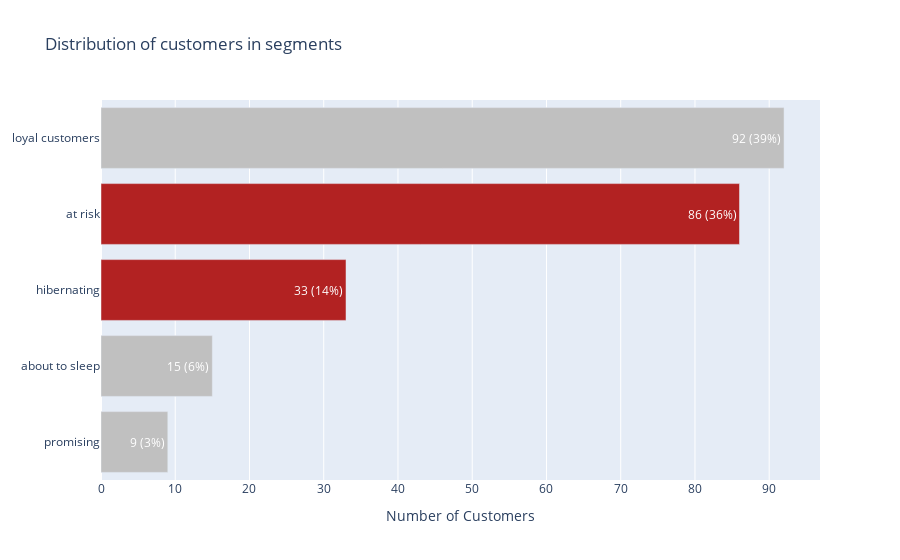

The code cell stored with this chart in its notebook:
### Markdown cell above
The distribution of customer in the DF is interesting, about half are almost lost customer, another big checku are loyal

### Code cell
# Count the number of customers in each segment
segments_counts = df_RFM['DEF'].value_counts().sort_values(ascending=True)

# Create the horizontal bar chart using Plotly
fig = go.Figure()

fig.add_trace(go.Bar(
    y=segments_counts.index,
    x=segments_counts.values,
    orientation='h',
    marker=dict(
        color=['silver' if segment not in ['hibernating', 'at risk', 'loyal customer']
               else 'firebrick' if segment in ['hibernating', 'at risk']
        else 'green' for segment in segments_counts.index],
    ),
    text=[f'{int(value):,} ({int(value*100/segments_counts.sum())}%)'
          for value in segments_counts.values],
    textposition='inside',
    textfont=dict(color='white'),
))

fig.update_layout(
    title='Distribution of customers in segments',
    yaxis=dict(tickmode='array', tickvals=list(range(len(segments_counts))), ticktext=segments_counts.index),
    xaxis=dict(title='Number of Customers'),
    showlegend=False,
)

fig.show()
fig.write_image("output/fig1.png")

### Figure 1 — Plotly figure (JSON) as saved in the notebook; plotly's stock layout.template omitted (floating-point values rounded to 4 significant figures)
{"data": [{"marker": {"color": ["silver", "silver", "firebrick", "firebrick", "silver"]}, "orientation": "h", "text": ["9 (3%)", "15 (6%)", "33 (14%)", "86 (36%)", "92 (39%)"], "textfont": {"color": "white"}, "textposition": "inside", "x": [9, 15, 33, 86, 92], "y": ["promising", "about to sleep", "hibernating", "at risk", "loyal customers"], "type": "bar"}], "layout": {"yaxis": {"tickmode": "array", "tickvals": [0, 1, 2, 3, 4], "ticktext": ["promising", "about to sleep", "hibernating", "at risk", "loyal customers"]}, "title": {"text": "Distribution of customers in segments"}, "xaxis": {"title": {"text": "Number of Customers"}}, "showlegend": false}}
